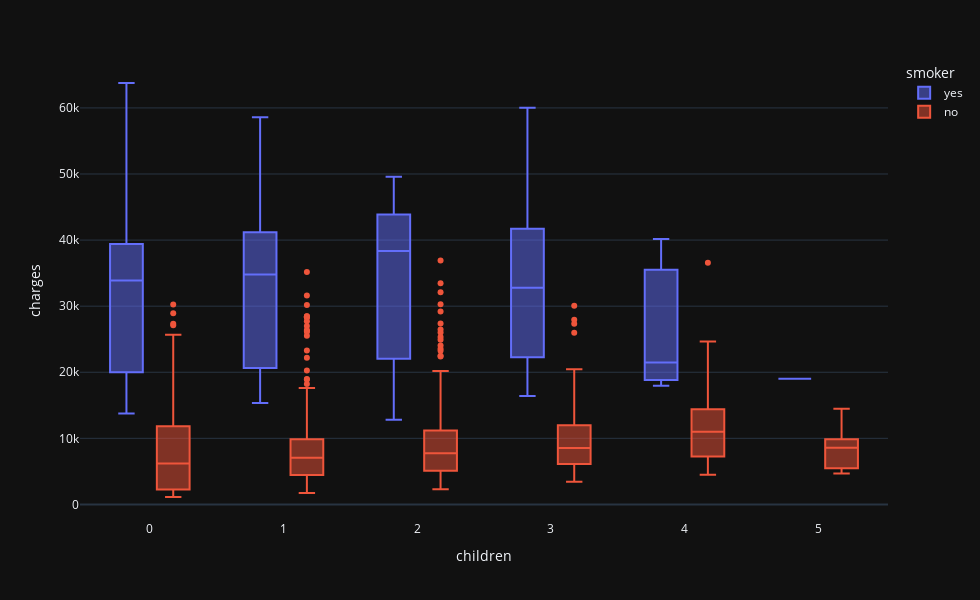

Here is the notebook cell this chart was saved with:
### Code cell
fig = px.box(data,x = 'children', y = 'charges', color = 'smoker',notched=False,template = 'plotly_dark')
fig.update_layout(autosize=False,width=980,height=600,)
fig.show()

### Figure 1 — Plotly figure (JSON) as saved in the notebook; plotly's stock layout.template omitted (floating-point values rounded to 4 significant figures; data arrays with more than 128 entries replaced by an {"elided": "..."} marker saying what was removed)
{"data": [{"alignmentgroup": "True", "hovertemplate": "smoker=yes<br>children=%{x}<br>charges=%{y}<extra></extra>", "legendgroup": "yes", "marker": {"color": "#636efa"}, "name": "yes", "notched": false, "offsetgroup": "yes", "orientation": "v", "showlegend": true, "type": "box", "x": {"elided": "274 int values"}, "x0": " ", "xaxis": "x", "y": {"elided": "274 float values"}, "y0": " ", "yaxis": "y"}, {"alignmentgroup": "True", "hovertemplate": "smoker=no<br>children=%{x}<br>charges=%{y}<extra></extra>", "legendgroup": "no", "marker": {"color": "#EF553B"}, "name": "no", "notched": false, "offsetgroup": "no", "orientation": "v", "showlegend": true, "type": "box", "x": {"elided": "1064 int values"}, "x0": " ", "xaxis": "x", "y": {"elided": "1064 float values"}, "y0": " ", "yaxis": "y"}], "layout": {"autosize": false, "boxmode": "group", "height": 600, "legend": {"title": {"text": "smoker"}, "tracegroupgap": 0}, "margin": {"t": 60}, "width": 980, "xaxis": {"anchor": "y", "domain": [0, 1], "title": {"text": "children"}}, "yaxis": {"anchor": "x", "domain": [0, 1], "title": {"text": "charges"}}}}
